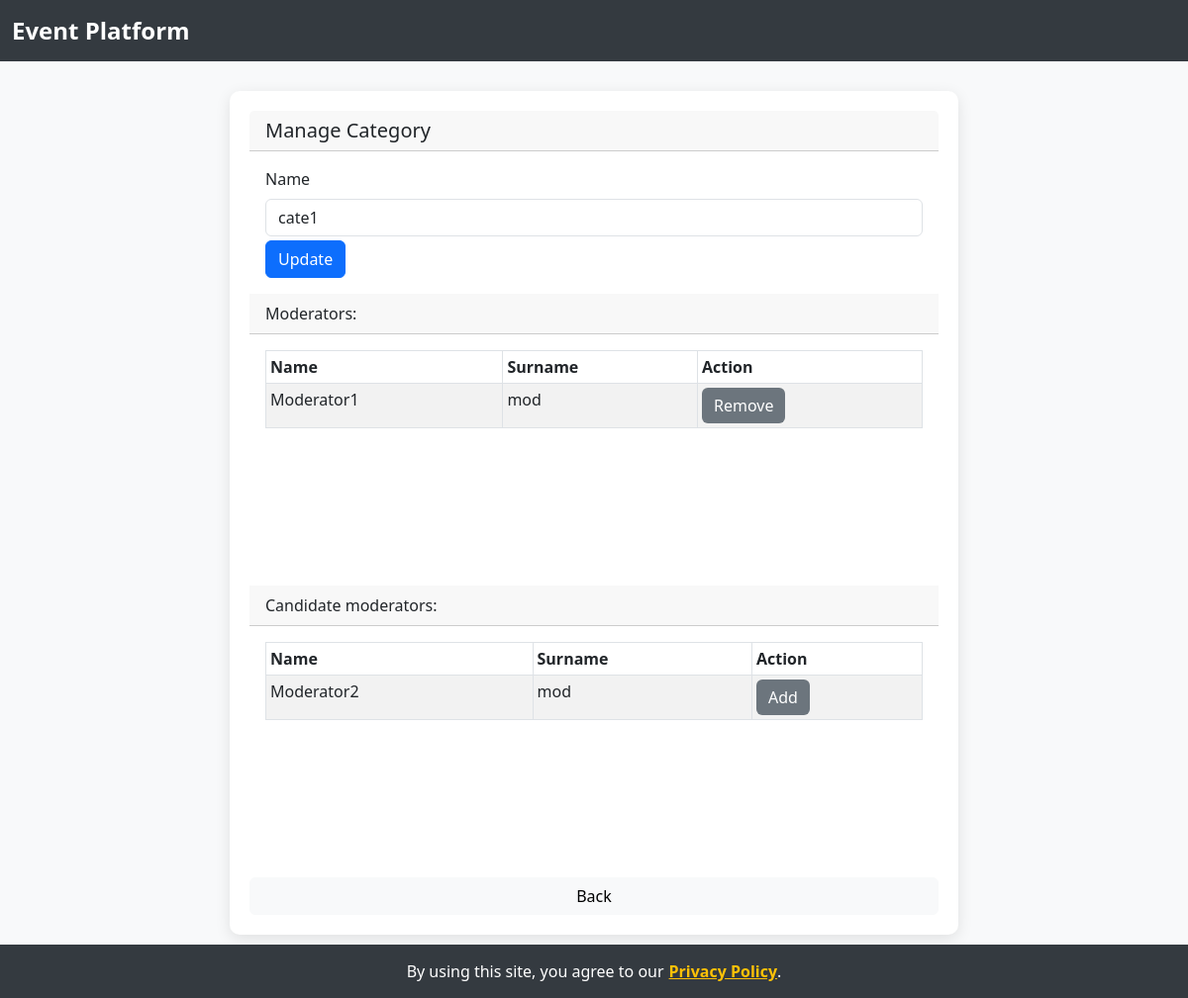
Screenshot of /edit_category/1 (signed in) with the database file from the repository.
### model.py (models this page shows, shortened)
class Category(db.Model):
    id = db.Column(db.Integer, primary_key=True)
    name = db.Column(db.String(100))
    subscribers = db.relationship('Person', secondary=subs, lazy='subquery',
                                  backref=db.backref('subscriptions', lazy=True))
    moderators = db.relationship('Person', secondary=mods, lazy='subquery',
                                 backref=db.backref('moderates', lazy=True))
    events = db.relationship('Event', secondary=evts, lazy='subquery',
                             backref=db.backref('categories', lazy=True))
    @property
    def candidates(self):
        mr = Role.query.filter_by(name=MODERATOR).first()
        all = [m for m in Person.query.all() if mr in m.roles]
        return list(set(all) - set(self.moderators))

class Person(db.Model,UserMixin):
    id = db.Column(db.Integer, primary_key=True)
    active = db.Column('is_active', db.Boolean(), nullable=False, server_default='1')
    roles = db.relationship('Role', secondary='user_roles')
    name = db.Column(db.String(100, collation='NOCASE'))
    surname = db.Column(db.String(100, collation='NOCASE'))
    username = db.Column(db.String(100, collation='NOCASE'), nullable=False, unique=True)
    password = db.Column(db.String(255), nullable=False, server_default='')
    gender = db.Column(db.String(255), nullable=True)
    email = db.Column(db.String(255), nullable=True)
    events = db.relationship('Event', backref='owner')
    manages = db.relationship('Event', secondary=mans, lazy='subquery', backref='managedBy')
    attends = db.relationship('Event', secondary=atts, lazy='subquery', backref='attendants')
    requests = db.relationship('Event', secondary=reqs, lazy='subquery', backref='requesters')
    @property
    def role(self):
        return self.roles[0]
    @property
    def is_authenticated(self):
        return True

### app.py (the view)
    def wrapper(*args, **kwargs):
        try:
            return func(*args, **kwargs)
        except SecurityException as se:
            db.session.rollback()
            return render_template(se.page, security_violation = True, se_msg = se.msg, **se.params)
        except PrivacyException as pe:
            db.session.rollback()
            return render_template(pe.page, privacy_violation = True, priv_msg = pe.msg, **pe.params)

### app.py (called while the page is built)
def secure(func):
    def wrapper(*args, **kwargs):
        try:
            return func(*args, **kwargs)
        except SecurityException as se:
            db.session.rollback()
            return render_template(se.page, security_violation = True, se_msg = se.msg, **se.params)
        except PrivacyException as pe:
            db.session.rollback()
            return render_template(pe.page, privacy_violation = True, priv_msg = pe.msg, **pe.params)
    wrapper.__name__ = func.__name__
    return wrapper

@app.route('/edit_category/<int:id>')
@secure
def edit_category(id):
    from project import edit_category
    result=edit_category(id)
    if type(result) == Response:
        return result
    else:
        return render_template('edit_category.html', **result)

### dto.py (called while the page is built)
def _clear_cache():
    PersonDTO._cache = {}
    RoleDTO._cache = {}
    EventDTO._cache = {}
    CategoryDTO._cache = {}
    AdDTO._cache = {}

    def _clone(clone):
        if not clone.id in PersonDTO._cache:
            PersonDTO._cache[clone.id] = PersonDTO(clone.id,
                                                name=clone.name,
                                                surname=clone.surname,
                                                username=clone.username,
                                                password=clone.password,
                                                email=clone.email,
                                                gender=clone.gender)
        return PersonDTO._cache[clone.id]

    def _clones(clones):
        return list(map(lambda o: PersonDTO._clone(o),clones))

    def copies(copies):
        r = list(map(lambda o: PersonDTO.copy(o,bulk=True),copies))
        _clear_cache()
        return r

    def _clone(clone):
        if not clone.id in RoleDTO._cache:
            RoleDTO._cache[clone.id] = RoleDTO(clone.id,clone.name)
        return RoleDTO._cache[clone.id]

    def _clones(clones):
        return list(map(lambda o: RoleDTO._clone(o),clones))

    def _clone(clone):
        if not clone.id in EventDTO._cache:
            EventDTO._cache[clone.id] = EventDTO(clone.id,
                                                title=clone.title,
                                                description=clone.description)
        return EventDTO._cache[clone.id]

    def _clones(clones):
        return list(map(lambda o: EventDTO._clone(o),clones))

    def _clones(clones):
        return list(map(lambda o: CategoryDTO._clone(o),clones))

### templates/edit_category.html (shortened to what this page needs)
{% extends 'backable.html' %}
{% block content %}
<h5 class="card-header">Manage Category</h5>
<div class="card-body">
  <div class="card-text">
    <form method='post' action={{ url_for('update_category') }}>
      <div class="form-group mb-1">
        <label for="name" class="form-label">Name</label>
        <input type="text" name="name" id="name" value="{{ category.name }}" class="form-control">
      </div>
      <input type="submit" value="Update" class="btn btn-primary">
    </form>
  </div>
</div>
<div class="card-header">Moderators:</div>
<div class="card-body">
  <div style="overflow: scroll; height: 222px;">
    <table id="moderatorsTbl" class="table table-striped table-bordered table-hover table-sm table-responsive" cellspacing="0" width="100%">
      <thead>
        <tr>
          <th>Name</th>
          <th>Surname</th>
          <th>Action</th>
        </tr>
      </thead>
      <tbody>
        {% for u in category.moderators %}
        <tr>
          <td>{{ u.name }}</td>
          <td>{{ u.surname }}</td>
          <td>
            <a href="{{ url_for('remove_moderator', id=u.id, c=category.id) }}"><input type="submit" value="Remove"
            class="btn btn-secondary"></a>
          </td>
        </tr>
        {% endfor %}
      </tbody>
    </table>
  </div>
</div>
<div class="card-header">Candidate moderators:</div>
<div class="card-body">
  <div style="overflow: scroll; height: 222px;">
    <table id="moderatorsTbl" class="table table-striped table-bordered table-hover table-sm table-responsive" cellspacing="0" width="100%">
      <thead>
        <tr>
          <th>Name</th>
          <th>Surname</th>
          <th>Action</th>
        </tr>
      </thead>
      <tbody>
        {% for u in candidates %}
        <tr>
          <td>{{ u.name }}</td>
          <td>{{ u.surname }}</td>
          <td>
            <a href="{{ url_for('add_moderator', id=u.id, c=category.id) }}"><input type="submit" value="Add"
            class="btn btn-secondary"></a>
          </td>
        </tr>
        {% endfor %}
      </tbody>
    </table>
  </div>
</div>
{% endblock %}

### templates/template.html (style rules this page uses)
body { background-color: #f8f9fa; }
.btn-secondary { background-color: #6c757d; border: none; }

### rows the page displays
Category: name "cate1"
Person: name "Moderator1", surname "mod"
Person: name "Moderator2", surname "mod"
